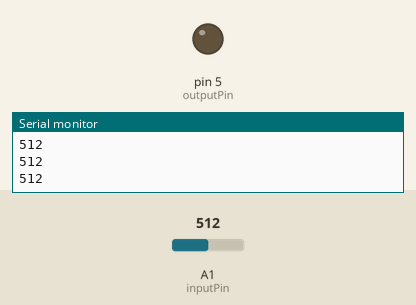
This sketch was run on a simulated Arduino Uno, built with avr-gcc and run on an emulated ATmega328P. Parts: output pins drawn as LEDs (lit = HIGH), the last lines printed to the serial monitor. Inputs (shaded band) come from the test bench; at power-on: A1 (inputPin) = 512.

Above: at 1.2 s.
1.3 s: A1 (inputPin) set to 389
2.8 s: A1 (inputPin) set to 369
At 3.9 s:
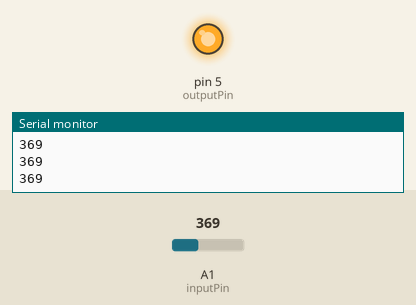
4.3 s: A1 (inputPin) set to 637
5.8 s: A1 (inputPin) set to 665
At 7.0 s:
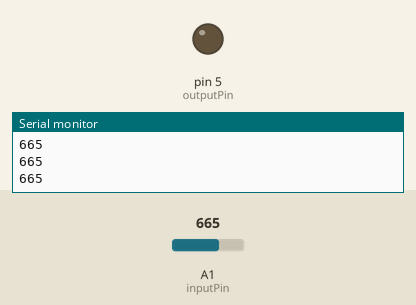
7.3 s: A1 (inputPin) set to 306
At 8.4 s:
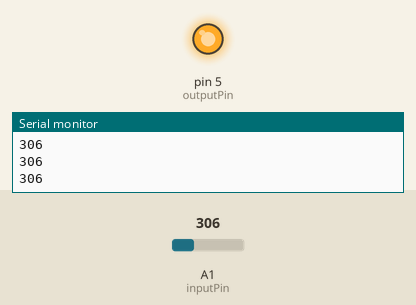
Timing chart, 0 to 9.8 s (numbered marks = the images above; inputs shaded):
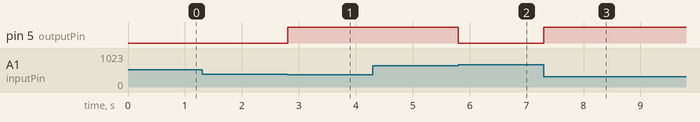

The sketch:

Cmeter.ino
```cpp
int inputPin = A1;
int outputPin = 5;
int x = 0;
int x0 = 377;
int x1 = 647;

void setup() {
    Serial.begin(115200);
    pinMode(outputPin, OUTPUT);
}

void loop() {
  x = analogRead(inputPin);
  if(x > x1){
      digitalWrite(outputPin,LOW);
  }
  if(x < x0){
      digitalWrite(outputPin,HIGH);
  }
  Serial.println(x);
  delay(10);

}
```

Measured:
- the behaviour switches between 377 and 376 on A1 (inputPin) (found by bisection; images 0 and 1)
- the behaviour switches between 647 and 648 on A1 (inputPin) (found by bisection; images 1 and 2)
- after the input at 2.8 s, pin 5 (outputPin): LOW → HIGH at once
- after the input at 5.8 s, pin 5 (outputPin): HIGH → LOW at once
- after the input at 7.3 s, pin 5 (outputPin): LOW → HIGH at once
